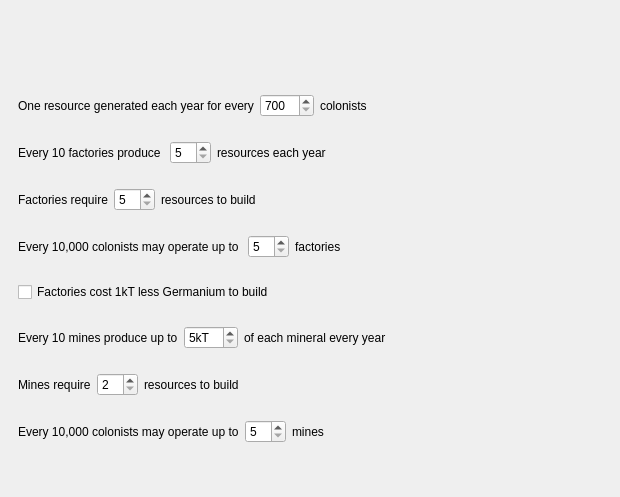
<?xml version="1.0" encoding="UTF-8"?>
<ui version="4.0">
 <class>RaceWizardPage5</class>
 <widget class="QWidget" name="RaceWizardPage5">
  <property name="geometry">
   <rect>
    <x>0</x>
    <y>0</y>
    <width>620</width>
    <height>497</height>
   </rect>
  </property>
  <property name="windowTitle">
   <string>Form</string>
  </property>
  <layout class="QVBoxLayout" name="verticalLayout">
   <property name="margin">
    <number>0</number>
   </property>
   <item>
    <widget class="QWidget" name="widget_12" native="true">
     <property name="minimumSize">
      <size>
       <width>0</width>
       <height>70</height>
      </size>
     </property>
     <property name="maximumSize">
      <size>
       <width>16777215</width>
       <height>70</height>
      </size>
     </property>
    </widget>
   </item>
   <item>
    <widget class="QWidget" name="widget_2" native="true">
     <layout class="QVBoxLayout" name="verticalLayout_2">
      <item>
       <widget class="QWidget" name="widget" native="true">
        <layout class="QHBoxLayout" name="horizontalLayout">
         <item>
          <widget class="QLabel" name="label">
           <property name="text">
            <string>One resource generated each year for every</string>
           </property>
          </widget>
         </item>
         <item>
          <widget class="QSpinBox" name="popEfficiencyBox">
           <property name="minimum">
            <number>700</number>
           </property>
           <property name="maximum">
            <number>2500</number>
           </property>
          </widget>
         </item>
         <item>
          <widget class="QLabel" name="label_2">
           <property name="text">
            <string>colonists</string>
           </property>
          </widget>
         </item>
         <item>
          <spacer name="horizontalSpacer">
           <property name="orientation">
            <enum>Qt::Horizontal</enum>
           </property>
           <property name="sizeHint" stdset="0">
            <size>
             <width>40</width>
             <height>20</height>
            </size>
           </property>
          </spacer>
         </item>
        </layout>
       </widget>
      </item>
      <item>
       <widget class="QWidget" name="widget_3" native="true">
        <layout class="QHBoxLayout" name="horizontalLayout_2">
         <item>
          <widget class="QLabel" name="label_3">
           <property name="text">
            <string>Every 10 factories produce </string>
           </property>
          </widget>
         </item>
         <item>
          <widget class="QSpinBox" name="factoryRateBox">
           <property name="minimum">
            <number>5</number>
           </property>
           <property name="maximum">
            <number>15</number>
           </property>
          </widget>
         </item>
         <item>
          <widget class="QLabel" name="label_4">
           <property name="text">
            <string>resources each year</string>
           </property>
          </widget>
         </item>
         <item>
          <spacer name="horizontalSpacer_2">
           <property name="orientation">
            <enum>Qt::Horizontal</enum>
           </property>
           <property name="sizeHint" stdset="0">
            <size>
             <width>40</width>
             <height>20</height>
            </size>
           </property>
          </spacer>
         </item>
        </layout>
       </widget>
      </item>
      <item>
       <widget class="QWidget" name="widget_4" native="true">
        <layout class="QHBoxLayout" name="horizontalLayout_3">
         <item>
          <widget class="QLabel" name="label_5">
           <property name="text">
            <string>Factories require</string>
           </property>
          </widget>
         </item>
         <item>
          <widget class="QSpinBox" name="factoryCostResourcesBox">
           <property name="minimum">
            <number>5</number>
           </property>
           <property name="maximum">
            <number>25</number>
           </property>
          </widget>
         </item>
         <item>
          <widget class="QLabel" name="label_6">
           <property name="text">
            <string>resources to build</string>
           </property>
          </widget>
         </item>
         <item>
          <spacer name="horizontalSpacer_3">
           <property name="orientation">
            <enum>Qt::Horizontal</enum>
           </property>
           <property name="sizeHint" stdset="0">
            <size>
             <width>40</width>
             <height>20</height>
            </size>
           </property>
          </spacer>
         </item>
        </layout>
       </widget>
      </item>
      <item>
       <widget class="QWidget" name="widget_5" native="true">
        <layout class="QHBoxLayout" name="horizontalLayout_4">
         <item>
          <widget class="QLabel" name="label_7">
           <property name="text">
            <string>Every 10,000 colonists may operate up to </string>
           </property>
          </widget>
         </item>
         <item>
          <widget class="QSpinBox" name="factoriesRunBox">
           <property name="minimum">
            <number>5</number>
           </property>
           <property name="maximum">
            <number>25</number>
           </property>
          </widget>
         </item>
         <item>
          <widget class="QLabel" name="label_8">
           <property name="text">
            <string>factories</string>
           </property>
          </widget>
         </item>
         <item>
          <spacer name="horizontalSpacer_4">
           <property name="orientation">
            <enum>Qt::Horizontal</enum>
           </property>
           <property name="sizeHint" stdset="0">
            <size>
             <width>40</width>
             <height>20</height>
            </size>
           </property>
          </spacer>
         </item>
        </layout>
       </widget>
      </item>
      <item>
       <widget class="QWidget" name="widget_6" native="true">
        <layout class="QHBoxLayout" name="horizontalLayout_5">
         <item>
          <widget class="QCheckBox" name="factoryCostDiscountBox">
           <property name="text">
            <string>Factories cost 1kT less Germanium to build</string>
           </property>
          </widget>
         </item>
        </layout>
       </widget>
      </item>
      <item>
       <widget class="QWidget" name="widget_7" native="true">
        <layout class="QHBoxLayout" name="horizontalLayout_6">
         <item>
          <widget class="QLabel" name="label_9">
           <property name="text">
            <string>Every 10 mines produce up to</string>
           </property>
          </widget>
         </item>
         <item>
          <widget class="QSpinBox" name="mineRateBox">
           <property name="suffix">
            <string>kT</string>
           </property>
           <property name="minimum">
            <number>5</number>
           </property>
           <property name="maximum">
            <number>25</number>
           </property>
          </widget>
         </item>
         <item>
          <widget class="QLabel" name="label_10">
           <property name="text">
            <string>of each mineral every year</string>
           </property>
          </widget>
         </item>
         <item>
          <spacer name="horizontalSpacer_5">
           <property name="orientation">
            <enum>Qt::Horizontal</enum>
           </property>
           <property name="sizeHint" stdset="0">
            <size>
             <width>40</width>
             <height>20</height>
            </size>
           </property>
          </spacer>
         </item>
        </layout>
       </widget>
      </item>
      <item>
       <widget class="QWidget" name="widget_8" native="true">
        <layout class="QHBoxLayout" name="horizontalLayout_7">
         <item>
          <widget class="QLabel" name="label_11">
           <property name="text">
            <string>Mines require</string>
           </property>
          </widget>
         </item>
         <item>
          <widget class="QSpinBox" name="mineCostResourcesBox">
           <property name="minimum">
            <number>2</number>
           </property>
           <property name="maximum">
            <number>15</number>
           </property>
          </widget>
         </item>
         <item>
          <widget class="QLabel" name="label_12">
           <property name="text">
            <string>resources to build</string>
           </property>
          </widget>
         </item>
         <item>
          <spacer name="horizontalSpacer_6">
           <property name="orientation">
            <enum>Qt::Horizontal</enum>
           </property>
           <property name="sizeHint" stdset="0">
            <size>
             <width>40</width>
             <height>20</height>
            </size>
           </property>
          </spacer>
         </item>
        </layout>
       </widget>
      </item>
      <item>
       <widget class="QWidget" name="widget_9" native="true">
        <layout class="QHBoxLayout" name="horizontalLayout_8">
         <item>
          <widget class="QLabel" name="label_13">
           <property name="text">
            <string>Every 10,000 colonists may operate up to</string>
           </property>
          </widget>
         </item>
         <item>
          <widget class="QSpinBox" name="minesRunBox">
           <property name="minimum">
            <number>5</number>
           </property>
           <property name="maximum">
            <number>25</number>
           </property>
          </widget>
         </item>
         <item>
          <widget class="QLabel" name="label_14">
           <property name="text">
            <string>mines</string>
           </property>
          </widget>
         </item>
         <item>
          <spacer name="horizontalSpacer_7">
           <property name="orientation">
            <enum>Qt::Horizontal</enum>
           </property>
           <property name="sizeHint" stdset="0">
            <size>
             <width>40</width>
             <height>20</height>
            </size>
           </property>
          </spacer>
         </item>
        </layout>
       </widget>
      </item>
      <item>
       <spacer name="verticalSpacer">
        <property name="orientation">
         <enum>Qt::Vertical</enum>
        </property>
        <property name="sizeHint" stdset="0">
         <size>
          <width>20</width>
          <height>40</height>
         </size>
        </property>
       </spacer>
      </item>
     </layout>
    </widget>
   </item>
  </layout>
 </widget>
 <resources/>
 <connections/>
</ui>
